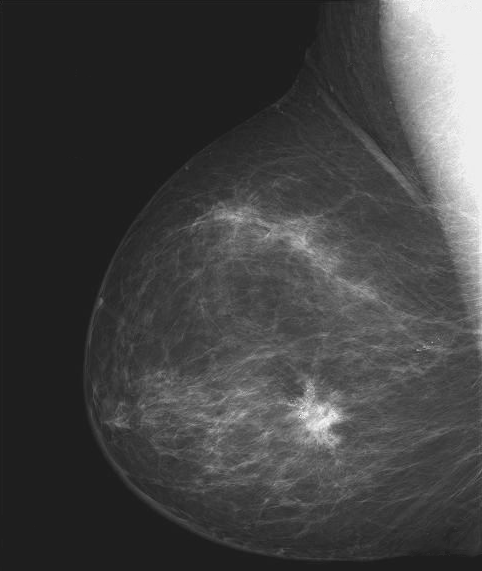
%> input picture Ex1/XRay1.tif, 482 x 571 px
$ octave --eval "generic_intensity_transform('XRay1.tif');"   (GNU Octave 9; MATLAB toolbox functions it lacks are replaced by stand-ins)
%> lines starting %> are read from the running program, lines starting %| are printed output that depends on the picture
### Ex1/image_details.m
function image_details(img) % Receives an array of images ( {img1, img2, ...} )

close all;
clc

for i=1:size(img)
    % Ler a imagem a partir do ficheiro.
    I = imread(img{i});
    % Obter informa玢o da imagem.
    info = imfinfo(img{i});
    % Obter as dimens鮡s (resolu玢o da imagem).
    [M, N] = size(I);

    fprintf('Spatial resolution = %d pixels\n', M*N);

    fprintf('Depth resolution = %d bit/pixel\n', info.BitDepth);

    if(info.BitDepth == 24) % Imagem RGB
        % Obter as componentes R, G, e B.
        R = I(:,:,1);
        G = I(:,:,2);
        B = I(:,:,3);

        fprintf(' -Red component details \n');
        image_detail(R,i,'Component Red');
        fprintf(' -Green component details \n');
        image_detail(G,i+2,'Component Green');
        fprintf(' -Blue component details \n');
        image_detail(B,i+4,'Component Blue');
    else
        if(info.BitDepth == 1)
            I = 255 * uint8(I);
        end
        image_detail(I,i,'Image');
    end
end
end

function image_detail(I,f, t)
% Lan鏰r nova janela de figura e mostrar a imagem em n韛eis de cinzento
% e o respetivo histograma.
figure(f);
subplot(121); imshow(I); title(t);
subplot(122); imhist(I); title(' Histogram ' );
impixelinfo;

% Calcular o valor m韓imo, valor m醲imo e valor m閐io de intesidade da imagem.
mi  = min(min(I));
avg = mean(mean(I));
mx = max(max(I));
fprintf('Intensity: Min = %d, Max = %d, AVG = %0.3f\n', mi, mx, avg);

%Calcular a entropia da imagem.
e = entropy(I);

fprintf('Entropy = %0.3f\n', e);

%Calcular medida de contraste
cme = 20 * log10(double((mx+1)/(mi+1)));

fprintf('Constrast Measure = %0.3f\n', cme);
end

### Ex1/generic_intensity_transform.m
function generic_intensity_transform(img)
%> called with img = 'XRay1.tif'

close all;
clc

% Ler a imagem a partir do ficheiro.
I = imread(img);
%> I is the input picture: size 571x482 uint8; min 21, max 255, mean 66.7

% Vers鉶 negativa da imagem - tabela de lookup.
LUT1 = uint8(255 : -1 : 0);

% Aplicar a tabela de lookup.
It = intlut(I, LUT1);
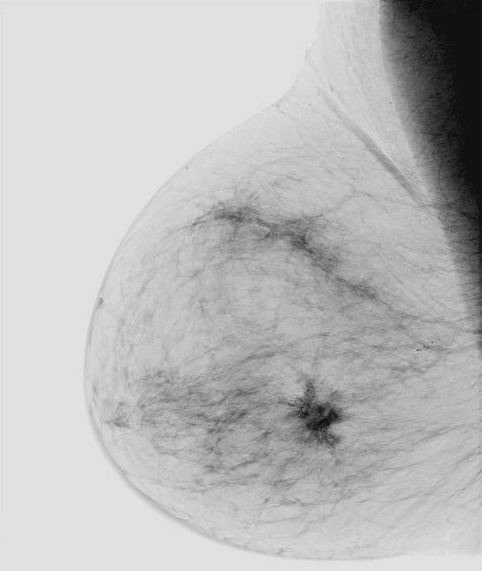
%> It: size 571x482 uint8; min 0, max 234, mean 188.3
imwrite(It, 'img_transform.jpg');

a = {img; 'img_transform.jpg'};
image_details(a);
%| Spatial resolution = 275222 pixels
%> in image_detail, `mi  = min(min(I));`: mi = 21
%> in image_detail, `avg = mean(mean(I));`: avg = 66.72
%> in image_detail, `mx = max(max(I));`: mx = 255
%| Intensity: Min = 21, Max = 255, AVG = 66.718
%> in image_detail, `e = entropy(I);`: e = 5.44
%| Entropy = 5.441
%> in image_detail, `cme = 20 * log10(double((mx+1)/(mi+1)));`: cme = 21.58
%| Constrast Measure = 21.584
%> in image_details, `image_detail(I,i,'Image');`:
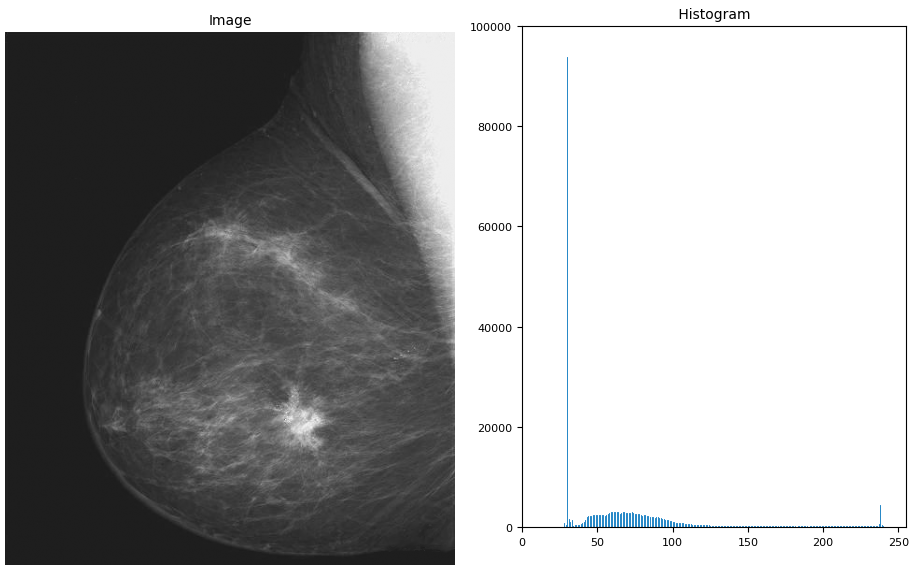
%> figure redrawn from the program's plot data, 2 panels

end
